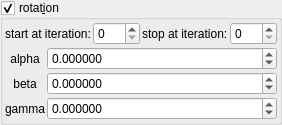
    <widget class="MyGroupBox" name="groupCheck_transf_function_enabledR_false">
     <property name="toolTip">
      <string/>
     </property>
     <property name="title">
      <string>rotat&amp;ion</string>
     </property>
     <property name="checkable">
      <bool>true</bool>
     </property>
     <layout class="QVBoxLayout" name="verticalLayout_32" stretch="0,0">
      <property name="spacing">
       <number>2</number>
      </property>
      <property name="leftMargin">
       <number>2</number>
      </property>
      <property name="topMargin">
       <number>2</number>
      </property>
      <property name="rightMargin">
       <number>2</number>
      </property>
      <property name="bottomMargin">
       <number>2</number>
      </property>
      <item>
       <layout class="QHBoxLayout" name="horizontalLayout_15" stretch="0,1,0,1">
        <item>
         <widget class="QLabel" name="label_96">
          <property name="text">
           <string>start at iteration:</string>
          </property>
         </widget>
        </item>
        <item>
         <widget class="MySpinBox" name="spinboxInt_transf_start_iterations_R">
          <property name="sizePolicy">
           <sizepolicy hsizetype="Minimum" vsizetype="Maximum">
            <horstretch>0</horstretch>
            <verstretch>0</verstretch>
           </sizepolicy>
          </property>
          <property name="minimum">
           <number>0</number>
          </property>
          <property name="maximum">
           <number>999</number>
          </property>
          <property name="value">
           <number>0</number>
          </property>
         </widget>
        </item>
        <item>
         <widget class="QLabel" name="label_68">
          <property name="text">
           <string>stop at iteration:</string>
          </property>
         </widget>
        </item>
        <item>
         <widget class="MySpinBox" name="spinboxInt_transf_stop_iterations_R">
          <property name="sizePolicy">
           <sizepolicy hsizetype="Preferred" vsizetype="Maximum">
            <horstretch>0</horstretch>
            <verstretch>0</verstretch>
           </sizepolicy>
          </property>
          <property name="maximum">
           <number>999</number>
          </property>
         </widget>
        </item>
       </layout>
      </item>
      <item>
       <layout class="QGridLayout" name="gridLayout_13" columnstretch="0,1">
        <property name="spacing">
         <number>2</number>
        </property>
        <item row="2" column="1">
         <widget class="MyDoubleSpinBox" name="spinboxd3_transf_rotation_z">
          <property name="sizePolicy">
           <sizepolicy hsizetype="Minimum" vsizetype="Maximum">
            <horstretch>0</horstretch>
            <verstretch>0</verstretch>
           </sizepolicy>
          </property>
          <property name="prefix">
           <string/>
          </property>
          <property name="suffix">
           <string/>
          </property>
          <property name="decimals">
           <number>6</number>
          </property>
          <property name="minimum">
           <double>-36000.000000000000000</double>
          </property>
          <property name="maximum">
           <double>36000.000000000000000</double>
          </property>
          <property name="singleStep">
           <double>1.000000000000000</double>
          </property>
         </widget>
        </item>
        <item row="1" column="0">
         <widget class="QLabel" name="label_40">
          <property name="text">
           <string notr="true">beta</string>
          </property>
          <property name="alignment">
           <set>Qt::AlignCenter</set>
          </property>
         </widget>
        </item>
        <item row="1" column="1">
         <widget class="MyDoubleSpinBox" name="spinboxd3_transf_rotation_y">
          <property name="sizePolicy">
           <sizepolicy hsizetype="Minimum" vsizetype="Maximum">
            <horstretch>0</horstretch>
            <verstretch>0</verstretch>
           </sizepolicy>
          </property>
          <property name="prefix">
           <string/>
          </property>
          <property name="suffix">
           <string/>
          </property>
          <property name="decimals">
           <number>6</number>
          </property>
          <property name="minimum">
           <double>-36000.000000000000000</double>
          </property>
          <property name="maximum">
           <double>36000.000000000000000</double>
          </property>
          <property name="singleStep">
           <double>1.000000000000000</double>
          </property>
         </widget>
        </item>
        <item row="2" column="0">
         <widget class="QLabel" name="label_41">
          <property name="text">
           <string notr="true">gamma</string>
          </property>
          <property name="alignment">
           <set>Qt::AlignCenter</set>
          </property>
         </widget>
        </item>
        <item row="0" column="1">
         <widget class="MyDoubleSpinBox" name="spinboxd3_transf_rotation_x">
          <property name="sizePolicy">
           <sizepolicy hsizetype="Minimum" vsizetype="Maximum">
            <horstretch>0</horstretch>
            <verstretch>0</verstretch>
           </sizepolicy>
          </property>
          <property name="prefix">
           <string/>
          </property>
          <property name="suffix">
           <string/>
          </property>
          <property name="decimals">
           <number>6</number>
          </property>
          <property name="minimum">
           <double>-36000.000000000000000</double>
          </property>
          <property name="maximum">
           <double>36000.000000000000000</double>
          </property>
          <property name="singleStep">
           <double>1.000000000000000</double>
          </property>
         </widget>
        </item>
        <item row="0" column="0">
         <widget class="QLabel" name="label_39">
          <property name="text">
           <string notr="true">alpha</string>
          </property>
          <property name="alignment">
           <set>Qt::AlignCenter</set>
          </property>
         </widget>
        </item>
       </layout>
      </item>
     </layout>
    </widget>
